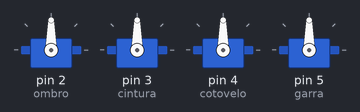
This sketch was run on a simulated Arduino Uno, built with avr-gcc and run on an emulated ATmega328P. On the bench: 4 × servo.

Above: at 0.1 s.
At 1.15 s:
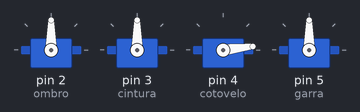
At 4.78 s:
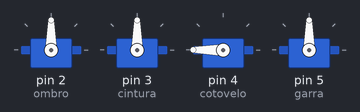
At 10.88 s:
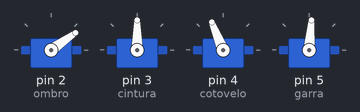
At 20.78 s:
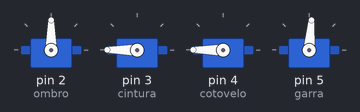
At 39.71 s:
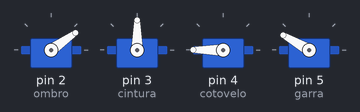
Timing chart, 0 to 40.0 s (numbered marks = the images above):
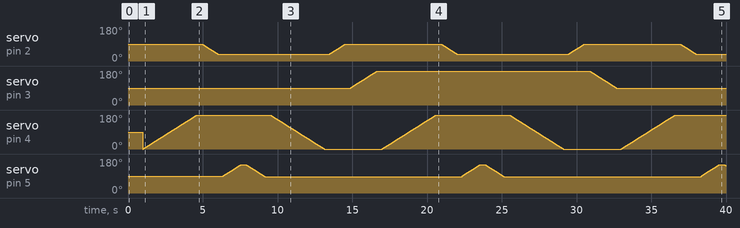

Measured:
- by itself, servo on pin 3 (cintura): rises from 90° to 180° in 1.8 s, then falls to 90° in 16.0 s

The sketch:

Garra.ino
```cpp
#include <Servo.h>

Servo ombro;
Servo cintura;
Servo cotovelo;
Servo garra;

// Posições atuais dos servos
int posOmbro = 90;
int posCintura = 90;
int posCotovelo = 90;
int posGarra = 90;

void setup() {

  ombro.attach(2);
  cintura.attach(3);
  cotovelo.attach(4);
  garra.attach(5);

  // Posição inicial
  ombro.write(posOmbro);
  cintura.write(posCintura);
  cotovelo.write(posCotovelo);
  garra.write(posGarra);

  delay(1000);
}

void loop() {

  executarMovimentos();

  direita(20);
  delay(300);

  executarMovimentos();

  esquerda(20);
  delay(300);


}


// ===============================
// OMBRO
// ===============================

void ombroBaixo(int velo) {

  for (int i = 90; i >= 35; i--) {
    ombro.write(i);
    delay(velo);
  }

  posOmbro = 30;
}


void ombroCima(int velo) {

  for (int i = 35; i <= 90; i++) {
    ombro.write(i);
    delay(velo);
  }

  posOmbro = 90;
}


// ===============================
// COTOVELO
// ===============================

void cotoveloBaixo(int velo) {

  for (int i = 0; i <= 180; i++) {
    cotovelo.write(i);
    delay(velo);
  }

  posCotovelo = 180;
}


void cotoveloCima(int velo) {

  for (int i = 180; i >= 0; i--) {
    cotovelo.write(i);
    delay(velo);
  }

  posCotovelo = 90;
}


// ===============================
// GARRA
// ===============================

void abrirGarra(int velo) {

  for (int i = posGarra; i <= 150; i++) {
    garra.write(i);
    delay(velo);
  }

  posGarra = 150;
}


void fecharGarra(int velo) {

  for (int i = posGarra; i >= 85; i--) {
    garra.write(i);
    delay(velo);
  }

  posGarra = 90;
}

void direita(int velo){
  for (int i = 90; i <= 180; i++){
    cintura.write(i);
    delay(velo);
  }
}

void esquerda(int velo){
  for (int i = 180; i >= 90; i--){
    cintura.write(i);
    delay(velo);
  }
}

void executarMovimentos() {
  cotoveloBaixo(20);
  delay(300);

  ombroBaixo(20);
  delay(300);

  abrirGarra(20);
  delay(300);

  fecharGarra(20);
  delay(300);

  cotoveloCima(20);
  delay(300);

  ombroCima(20);
  delay(300);


}
```
